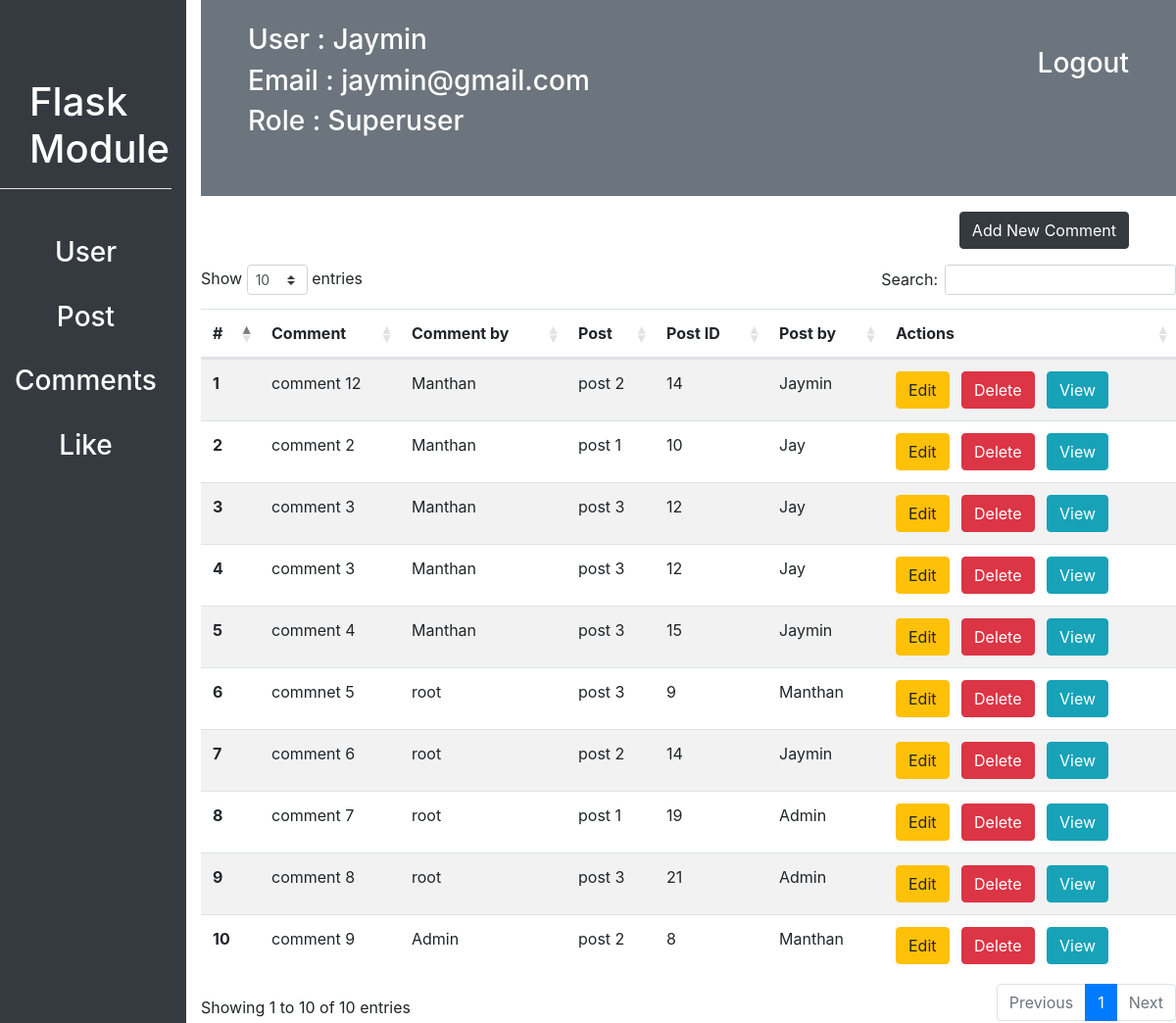
The page /customadmin/comment/comments_list (signed in) on the database its author committed.
### flask_module/user/models.py (models this page shows, shortened)
class User(db.Model, UserMixin):
    id = db.Column(db.Integer, primary_key=True)
    username = db.Column(db.String(20), unique=True, nullable=False)
    email = db.Column(db.String(30), unique=True, nullable=False)
    profile_picture = db.Column(db.String(70), nullable=False, default="defualt_img.jpg")
    password = db.Column(db.String(15), nullable=False)
    like = db.relationship("Likes", backref="user", lazy=True, cascade = "all, delete, delete-orphan", )
    post = db.relationship("Post", backref="user", lazy=True, cascade = "all, delete, delete-orphan", )
    comment = db.relationship("Comments", backref="user", lazy=True, cascade = "all, delete, delete-orphan", )
    following = db.relationship("User",
                    secondary=connected_user,
                    primaryjoin=id==connected_user.c.parent_id,
                    secondaryjoin=id==connected_user.c.children_id,
                    backref="followed_by")
    role_id = db.Column(db.Integer, db.ForeignKey("role.id"), nullable=False)

class Role(db.Model):
    id = db.Column(db.Integer, primary_key=True)
    name = db.Column(db.String(20), unique=True, nullable=False)
    user = db.relationship("User", backref="role")

### flask_module/posts/models.py (models this page shows, shortened)
class Comments(db.Model):
    id = db.Column(db.Integer, primary_key=True)
    user_id = db.Column(db.Integer, db.ForeignKey("user.id"), nullable=False)
    post_id = db.Column(db.Integer, db.ForeignKey("post.id"), nullable=False)
    comment = db.Column(db.String(200), nullable=True)

class Post(db.Model):
    id = db.Column(db.Integer, primary_key=True)
    image = db.Column(db.String(70), nullable=False)
    caption = db.Column(db.String(20), nullable=False)
    created_at = db.Column(db.DateTime, nullable=False, default=datetime.now())
    user_id = db.Column(db.Integer, db.ForeignKey("user.id"), nullable=False)
    comment = db.relationship("Comments", backref="post", lazy=True, cascade = "all, delete, delete-orphan", )
    likes = db.relationship("Likes", backref="post", lazy=True, cascade = "all, delete, delete-orphan", )

### flask_module/customadmin/comments/routes.py (the view)
@comment.route("/comments_list")
@login_required
def comments_list():
    comments = Comments.query.all()
    return render_template("customadmin/comments/comments_list.html", comments=comments)

### flask_module/customadmin/routes.py (called while the page is built)
def login_required(f):
    @wraps(f)
    def decorated_function(*args, **kwargs):
        if current_user.is_authenticated is False:
            return redirect(url_for('customadmin.login'))
        return f(*args, **kwargs)
    return decorated_function

### flask_module/user/models.py (called while the page is built)
@login_manager.user_loader
def load_user(user_id):
    return User.query.filter_by(id=int(user_id)).first()

### flask_module/templates/customadmin/comments/comments_list.html
{% extends "customadmin/dashboard.html" %}
{% block contant %}
  {% if current_user.role.name == "Superuser" %}
  <div class="text-right">
    <a href="{{url_for('customadmin.comment.add_comment')}}"><h3 class="mx-5 my-3 btn btn-dark">Add New Comment</h3></a>
  </div>
  {% endif %}
<table id="comment-table" class="table table-striped m-auto mt-2">
    <thead>
      <tr>
        <th scope="col">#</th>
        <th scope="col">Comment</th>
        <th scope="col">Comment by</th>
        <th scope="col">Post</th>
        <th scope="col">Post ID</th>
        <th scope="col">Post by</th>
        <th scope="col">Actions</th>
      </tr>
    </thead>
    <tbody>
    {% for comment in comments %}
      <tr>
        <th scope="row">{{comment.id}}</th>
        <td>{{comment.comment}}</td>
        <td>{{comment.user.username}}</td>
        <td>{{comment.post.caption}}</td>
        <td>{{comment.post.id}}</td>
        <td>{{comment.post.user.username}}</td>
        <td>
            {% if current_user.role.name == "Superuser" %}
            <a href="{{url_for('customadmin.comment.comment_update', comment_id=comment.id)}}" class="btn btn-warning">Edit</a>
            <a href="" class="btn btn-danger mx-2 delete-comment-customadmin" data-commentid="{{comment.id}}">Delete</a>
            {% endif %}
            <a href="{{url_for('customadmin.comment.comment_detail', comment_id=comment.id)}}" class="btn btn-info">View</a></td>
      </tr>
    {% endfor %}
    </tbody>
  </table>
{% endblock contant %}

### flask_module/templates/customadmin/dashboard.html (shortened to what this page needs)
<!DOCTYPE html>
<html lang="en">
<head>
    <link rel="stylesheet" href="{{ url_for('static', filename='css/bootstrap.css') }}">
    <link rel="stylesheet" href="{{url_for('static', filename="css/datatable.css")}}">
    <link rel="stylesheet" href="{{url_for('static', filename="css/datatable.min.css")}}">
</head>
<body>
    <div class="row" id="sidebar">
        <div class="col bg-dark">
            <div id="module-title">
                <h1 class="text-white">Flask Module</h1>
            </div>
            <hr style="background: white">
            <div class="mt-5 text-center">
                <a href="{{url_for('customadmin.dashboard', username=current_user.username)}}"><h3 class="text-white">User</h3></a><br>
                <a href="{{url_for('customadmin.post.post_list')}}"><h3 class="text-white">Post</h3></a><br>
                <a href="{{url_for('customadmin.comment.comments_list')}}"><h3 class="text-white">Comments</h3></a><br>
                <a href="{{url_for('customadmin.like.like_list')}}"><h3 class="text-white">Like</h3></a><br>
            </div>
        </div>
        <div class="col-10">
            <div id="navbar" class="bg-secondary">
                <a href="{{url_for('customadmin.logout')}}"><h3 class="float-right px-5 pt-5 text-white">Logout</h3></a>
                <h3 class="text-white pt-4 px-5">User : {{current_user.username}}</h3>
                <h3 class="text-white px-5">Email : {{current_user.email}}</h3>
                <h3 class="text-white px-5">Role : {{current_user.role.name}}</h3>
            </div>
            {% block contant %}{% endblock contant %}
        </div>
    </div>
</body>
</html>

### flask_module/templates/customadmin/dashboard.html (style rules this page uses)
#sidebar { height: 900px; }
#module-title { margin-top: 80px; margin-left: 30px; }
#navbar { height: 200px; }

### rows shown on the page
User: username "Jaymin", email "jaymin@gmail.com"
Role: role.name "Superuser"
Comments: id "1", comment "comment 12", user.username "Manthan", post.caption "post 2", post.id "14", post.user.username "Jaymin"
Comments: id "2", comment "comment 2", user.username "Manthan", post.caption "post 1", post.id "10", post.user.username "Jay"
Comments: id "3", comment "comment 3", user.username "Manthan", post.caption "post 3", post.id "12", post.user.username "Jay"
Comments: id "4", comment "comment 3", user.username "Manthan", post.caption "post 3", post.id "12", post.user.username "Jay"
Comments: id "5", comment "comment 4", user.username "Manthan", post.caption "post 3", post.id "15", post.user.username "Jaymin"
Comments: id "6", comment "commnet 5", user.username "root", post.caption "post 3", post.id "9", post.user.username "Manthan"
Comments: id "7", comment "comment 6", user.username "root", post.caption "post 2", post.id "14", post.user.username "Jaymin"
Comments: id "8", comment "comment 7", user.username "root", post.caption "post 1", post.id "19", post.user.username "Admin"
Comments: id "9", comment "comment 8", user.username "root", post.caption "post 3", post.id "21", post.user.username "Admin"
Comments: id "10", comment "comment 9", user.username "Admin", post.caption "post 2", post.id "8", post.user.username "Manthan"
